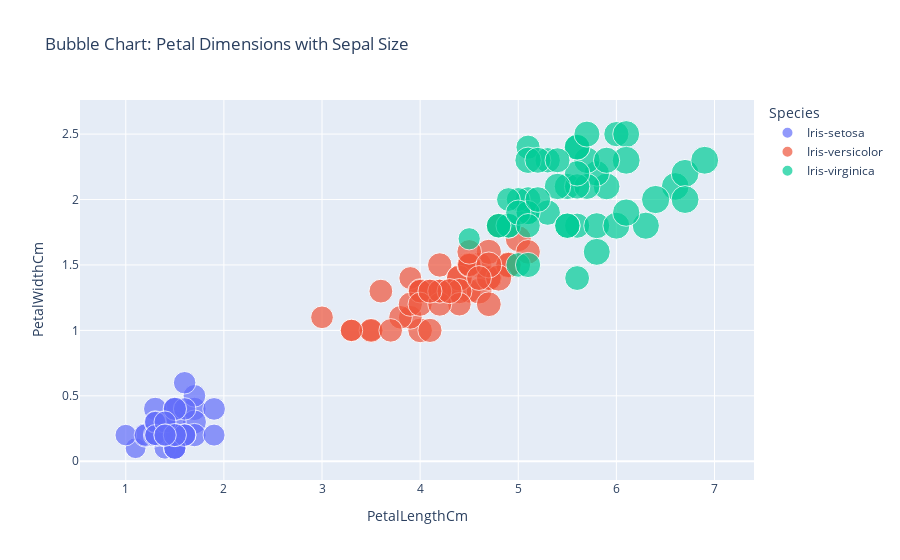

The notebook cell saved with this chart:
### Markdown cell above
Finding: Petal features show clearer separation than sepal features.

### Code cell
import plotly.express as px

fig = px.scatter(df, x='PetalLengthCm', y='PetalWidthCm',
                 size='SepalLengthCm', color='Species',
                 title="Bubble Chart: Petal Dimensions with Sepal Size")
fig.show()

### Figure 1 — Plotly figure (JSON) as saved in the notebook; plotly's stock layout.template omitted (floating-point values rounded to 4 significant figures)
{"data": [{"hovertemplate": "Species=Iris-setosa<br>PetalLengthCm=%{x}<br>PetalWidthCm=%{y}<br>SepalLengthCm=%{marker.size}<extra></extra>", "legendgroup": "Iris-setosa", "marker": {"color": "#636efa", "size": [5.1, 4.9, 4.7, 4.6, 5.0, 5.4, 4.6, 5.0, 4.4, 4.9, 5.4, 4.8, 4.8, 4.3, 5.8, 5.7, 5.4, 5.1, 5.7, 5.1, 5.4, 5.1, 4.6, 5.1, 4.8, 5.0, 5.0, 5.2, 5.2, 4.7, 4.8, 5.4, 5.2, 5.5, 4.9, 5.0, 5.5, 4.9, 4.4, 5.1, 5.0, 4.5, 4.4, 5.0, 5.1, 4.8, 5.1, 4.6, 5.3, 5.0], "sizemode": "area", "sizeref": 0.01975, "symbol": "circle"}, "mode": "markers", "name": "Iris-setosa", "orientation": "v", "showlegend": true, "type": "scatter", "x": [1.4, 1.4, 1.3, 1.5, 1.4, 1.7, 1.4, 1.5, 1.4, 1.5, 1.5, 1.6, 1.4, 1.1, 1.2, 1.5, 1.3, 1.4, 1.7, 1.5, 1.7, 1.5, 1.0, 1.7, 1.9, 1.6, 1.6, 1.5, 1.4, 1.6, 1.6, 1.5, 1.5, 1.4, 1.5, 1.2, 1.3, 1.5, 1.3, 1.5, 1.3, 1.3, 1.3, 1.6, 1.9, 1.4, 1.6, 1.4, 1.5, 1.4], "xaxis": "x", "y": [0.2, 0.2, 0.2, 0.2, 0.2, 0.4, 0.3, 0.2, 0.2, 0.1, 0.2, 0.2, 0.1, 0.1, 0.2, 0.4, 0.4, 0.3, 0.3, 0.3, 0.2, 0.4, 0.2, 0.5, 0.2, 0.2, 0.4, 0.2, 0.2, 0.2, 0.2, 0.4, 0.1, 0.2, 0.1, 0.2, 0.2, 0.1, 0.2, 0.2, 0.3, 0.3, 0.2, 0.6, 0.4, 0.3, 0.2, 0.2, 0.2, 0.2], "yaxis": "y"}, {"hovertemplate": "Species=Iris-versicolor<br>PetalLengthCm=%{x}<br>PetalWidthCm=%{y}<br>SepalLengthCm=%{marker.size}<extra></extra>", "legendgroup": "Iris-versicolor", "marker": {"color": "#EF553B", "size": [7.0, 6.4, 6.9, 5.5, 6.5, 5.7, 6.3, 4.9, 6.6, 5.2, 5.0, 5.9, 6.0, 6.1, 5.6, 6.7, 5.6, 5.8, 6.2, 5.6, 5.9, 6.1, 6.3, 6.1, 6.4, 6.6, 6.8, 6.7, 6.0, 5.7, 5.5, 5.5, 5.8, 6.0, 5.4, 6.0, 6.7, 6.3, 5.6, 5.5, 5.5, 6.1, 5.8, 5.0, 5.6, 5.7, 5.7, 6.2, 5.1, 5.7], "sizemode": "area", "sizeref": 0.01975, "symbol": "circle"}, "mode": "markers", "name": "Iris-versicolor", "orientation": "v", "showlegend": true, "type": "scatter", "x": [4.7, 4.5, 4.9, 4.0, 4.6, 4.5, 4.7, 3.3, 4.6, 3.9, 3.5, 4.2, 4.0, 4.7, 3.6, 4.4, 4.5, 4.1, 4.5, 3.9, 4.8, 4.0, 4.9, 4.7, 4.3, 4.4, 4.8, 5.0, 4.5, 3.5, 3.8, 3.7, 3.9, 5.1, 4.5, 4.5, 4.7, 4.4, 4.1, 4.0, 4.4, 4.6, 4.0, 3.3, 4.2, 4.2, 4.2, 4.3, 3.0, 4.1], "xaxis": "x", "y": [1.4, 1.5, 1.5, 1.3, 1.5, 1.3, 1.6, 1.0, 1.3, 1.4, 1.0, 1.5, 1.0, 1.4, 1.3, 1.4, 1.5, 1.0, 1.5, 1.1, 1.8, 1.3, 1.5, 1.2, 1.3, 1.4, 1.4, 1.7, 1.5, 1.0, 1.1, 1.0, 1.2, 1.6, 1.5, 1.6, 1.5, 1.3, 1.3, 1.3, 1.2, 1.4, 1.2, 1.0, 1.3, 1.2, 1.3, 1.3, 1.1, 1.3], "yaxis": "y"}, {"hovertemplate": "Species=Iris-virginica<br>PetalLengthCm=%{x}<br>PetalWidthCm=%{y}<br>SepalLengthCm=%{marker.size}<extra></extra>", "legendgroup": "Iris-virginica", "marker": {"color": "#00cc96", "size": [6.3, 5.8, 7.1, 6.3, 6.5, 7.6, 4.9, 7.3, 6.7, 7.2, 6.5, 6.4, 6.8, 5.7, 5.8, 6.4, 6.5, 7.7, 7.7, 6.0, 6.9, 5.6, 7.7, 6.3, 6.7, 7.2, 6.2, 6.1, 6.4, 7.2, 7.4, 7.9, 6.4, 6.3, 6.1, 7.7, 6.3, 6.4, 6.0, 6.9, 6.7, 6.9, 5.8, 6.8, 6.7, 6.7, 6.3, 6.5, 6.2, 5.9], "sizemode": "area", "sizeref": 0.01975, "symbol": "circle"}, "mode": "markers", "name": "Iris-virginica", "orientation": "v", "showlegend": true, "type": "scatter", "x": [6.0, 5.1, 5.9, 5.6, 5.8, 6.6, 4.5, 6.3, 5.8, 6.1, 5.1, 5.3, 5.5, 5.0, 5.1, 5.3, 5.5, 6.7, 6.9, 5.0, 5.7, 4.9, 6.7, 4.9, 5.7, 6.0, 4.8, 4.9, 5.6, 5.8, 6.1, 6.4, 5.6, 5.1, 5.6, 6.1, 5.6, 5.5, 4.8, 5.4, 5.6, 5.1, 5.1, 5.9, 5.7, 5.2, 5.0, 5.2, 5.4, 5.1], "xaxis": "x", "y": [2.5, 1.9, 2.1, 1.8, 2.2, 2.1, 1.7, 1.8, 1.8, 2.5, 2.0, 1.9, 2.1, 2.0, 2.4, 2.3, 1.8, 2.2, 2.3, 1.5, 2.3, 2.0, 2.0, 1.8, 2.1, 1.8, 1.8, 1.8, 2.1, 1.6, 1.9, 2.0, 2.2, 1.5, 1.4, 2.3, 2.4, 1.8, 1.8, 2.1, 2.4, 2.3, 1.9, 2.3, 2.5, 2.3, 1.9, 2.0, 2.3, 1.8], "yaxis": "y"}], "layout": {"legend": {"itemsizing": "constant", "title": {"text": "Species"}, "tracegroupgap": 0}, "title": {"text": "Bubble Chart: Petal Dimensions with Sepal Size"}, "xaxis": {"anchor": "y", "domain": [0, 1], "title": {"text": "PetalLengthCm"}}, "yaxis": {"anchor": "x", "domain": [0, 1], "title": {"text": "PetalWidthCm"}}}}
